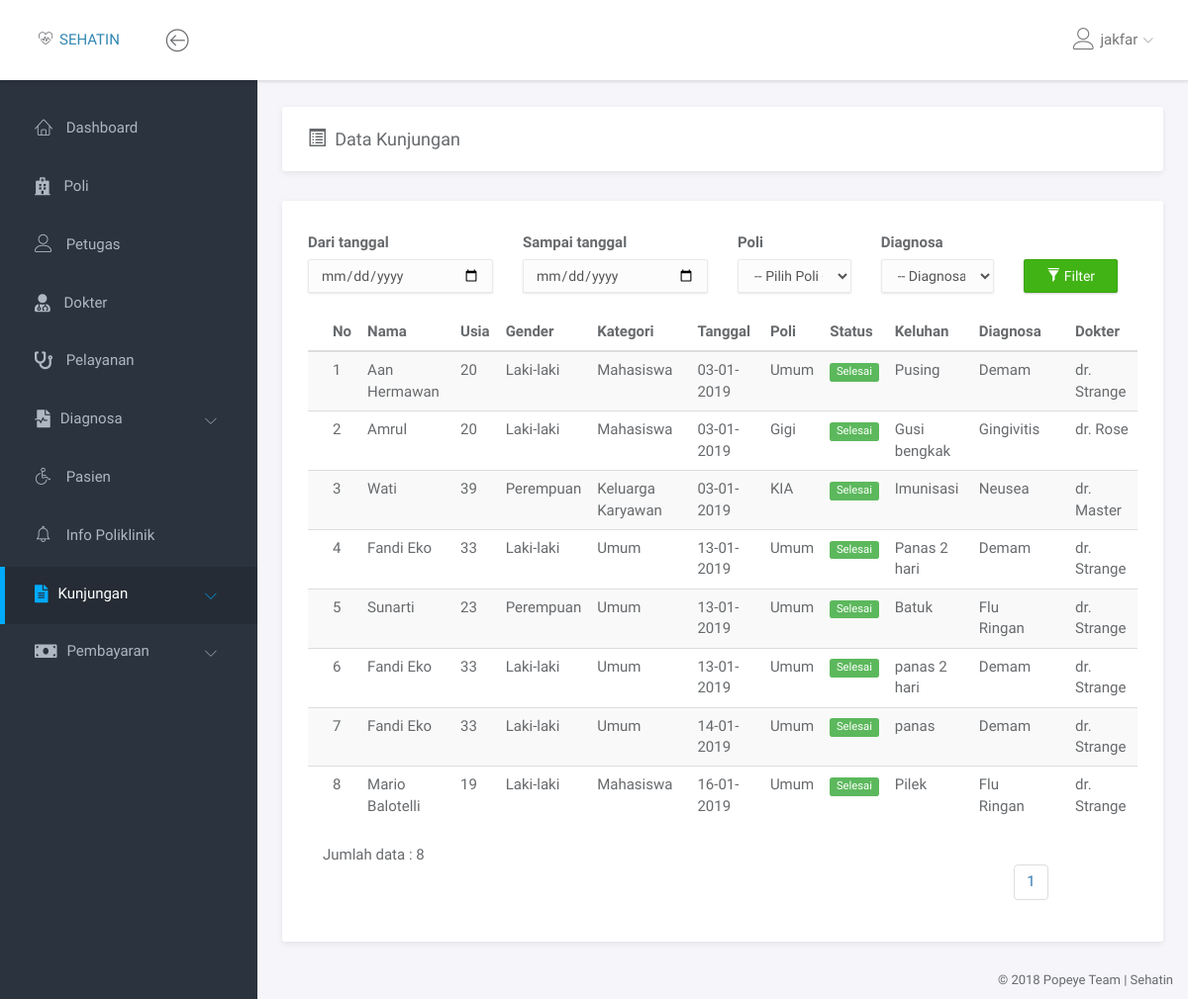
The page /kunjungan/semua_kunjungan.php (signed in) on the database its author committed.
### tables this page shows
CREATE TABLE `pasien` (
  `id_pasien` int(11) NOT NULL,
  `no_identitas` varchar(16) NOT NULL,
  `nama` varchar(50) NOT NULL,
  `tmpt_lahir` varchar(30) NOT NULL,
  `tgl_lahir` date NOT NULL,
  `gender` enum('Laki-laki','Perempuan') NOT NULL,
  `alamat` varchar(60) NOT NULL,
  `no_hp` varchar(13) NOT NULL,
  `pendidikan` varchar(5) NOT NULL,
  `status_perkawinan` enum('Belum Kawin','Kawin') NOT NULL,
  `kategori` enum('Umum','Karyawan','Keluarga Karyawan','Mahasiswa') NOT NULL
);

### kunjungan/semua_kunjungan.php (the view, shortened to what this page needs)
<!doctype html>
<html lang="en">
<head>
<link rel="stylesheet" href="../assets/vendor/bootstrap/css/bootstrap.min.css">
<link rel="stylesheet" href="../assets/vendor/font-awesome/css/font-awesome.min.css">
<link rel="stylesheet" href="../assets/vendor/linearicons/style.css">
<link rel="stylesheet" href="../assets/vendor/chartist/css/chartist-custom.css">
<link rel="stylesheet" href="../assets/css/main.css">
</head>
<body>
<div id="wrapper">
  <?php
  include '../dashboard/navbar.php';
  include '../dashboard/left_sidebar.php';
  ?>
  <div class="main">
    <div class="main-content">
      <div class="container-fluid">
        <div class="panel">
          <div class="panel-heading">
           <div class="row">
             <div class="col-md-4">
              <h1 class="panel-title"><i class="glyphicon glyphicon-list-alt"></i>&ensp;Data Kunjungan</h1>
             </div>
             <div class="col-md-1 col-md-offset-7">
             </div>
           </div>
          </div>
        </div>
        <div class="row">
          <div class="col-md-12">
            <div class="panel">
              <br>
                  <div class="panel-body">
                    <form action="" method="GET">
                      <div class="row">
                        <div class="col-md-3">
                          <label for="">Dari tanggal</label>
                          <input type="date" name="dari" class="form-control" value="<?php echo(isset($_GET['dari']) ? $_GET['dari'] : "" ) ?>">
                        </div>
                        <div class="col-md-3">
                          <label for="">Sampai tanggal</label>
                          <input type="date" name="sampai" class="form-control" value="<?php echo(isset($_GET['sampai']) ? $_GET['sampai'] : "" ) ?>">
                        </div>
                        <div class="col-md-2">
                          <label for="">Poli</label>
                          <select name="poli" class="form-control">
                            <option value="">-- Pilih Poli --</option>
                          </select>
                        </div>
                        <div class="col-md-2">
                          <label>Diagnosa</label>
                          <select name="diagnosa" class="form-control">
                            <option value="">-- Diagnosa --</option>
                          </select>
                        </div>
                        <div class="col-md-2">
                          <br>
                          <button style="margin-top: 5px;" type="submit" name="submit" value="submit" class="btn btn-success"><i class="glyphicon glyphicon-filter"></i>&nbsp;Filter</button>
                        </div>
                      </div>
                    </form>
                    <br>
                    <div class="table-responsive">
                      <table class="table table-striped table-hover">
                        <thead>
                          <tr>
                            <th>No</th>
                            <th>Nama</th>
                            <th>Usia</th>
                            <th>Gender</th>
                            <th>Kategori</th>
                            <th>Tanggal</th>
                            <th>Poli</th>
                            <th>Status</th>
                            <th>Keluhan</th>
                            <th>Diagnosa</th>
                            <th>Dokter</th>
                          </tr>
                        </thead>
                        <tbody>
                          <?php
                          $no = 1;
                          if (isset($_GET['submit'])) {
                            if (!empty($_GET['dari']) && !empty($_GET['sampai']) && !empty($_GET['poli']) && !empty($_GET['diagnosa'])) {
                               $query = "SELECT DISTINCT p.*, a.status, a.waktu, a.keluhan, poli.poli, dg.diagnosa, d.nm_dokter FROM pasien p INNER JOIN antrian a ON a.id_pasien = p.id_pasien INNER JOIN poli ON a.id_poli = poli.id_poli INNER JOIN pemeriksaan pm ON pm.id_antrian = a.id_antrian INNER JOIN dokter d ON d.id_dokter = pm.id_dokter INNER JOIN diagnosa dg ON dg.id_diagnosa = pm.id_diagnosa WHERE a.waktu BETWEEN '$_GET[dari] 00:00:00' AND '$_GET[sampai] 23:59:59' AND a.id_poli = '$_GET[poli]' AND pm.id_diagnosa = '$_GET[diagnosa]' ORDER BY a.waktu ASC";
                            }
                            elseif (!empty($_GET['dari']) && !empty($_GET['sampai']) && empty($_GET['poli']) && empty($_GET['diagnosa'])) {
                              $query = "SELECT DISTINCT p.*, a.status, a.waktu, a.keluhan, poli.poli, dg.diagnosa, d.nm_dokter FROM pasien p INNER JOIN antrian a ON a.id_pasien = p.id_pasien INNER JOIN poli ON a.id_poli = poli.id_poli INNER JOIN pemeriksaan pm ON pm.id_antrian = a.id_antrian INNER JOIN dokter d ON d.id_dokter = pm.id_dokter INNER JOIN diagnosa dg ON dg.id_diagnosa = pm.id_diagnosa WHERE a.waktu BETWEEN '$_GET[dari] 00:00:00' AND '$_GET[sampai] 23:59:59' ORDER BY a.waktu ASC";
                            }
                            elseif( empty($_GET['dari']) && empty($_GET['sampai']) && !empty($_GET['poli']) && empty($_GET['diagnosa'])) {
                              $query = "SELECT DISTINCT p.*, a.status, a.waktu, a.keluhan, poli.poli, dg.diagnosa, d.nm_dokter FROM pasien p INNER JOIN antrian a ON a.id_pasien = p.id_pasien INNER JOIN poli ON a.id_poli = poli.id_poli INNER JOIN pemeriksaan pm ON pm.id_antrian = a.id_antrian INNER JOIN dokter d ON d.id_dokter = pm.id_dokter INNER JOIN diagnosa dg ON dg.id_diagnosa = pm.id_diagnosa WHERE a.id_poli = '$_GET[poli]' ORDER BY a.waktu ASC";
                            }
                            elseif( !empty($_GET['dari']) && !empty($_GET['sampai']) && !empty($_GET['poli']) && empty($_GET['diagnosa'])) {
                              $query = "SELECT DISTINCT p.*, a.status, a.waktu, a.keluhan, poli.poli, dg.diagnosa, d.nm_dokter FROM pasien p INNER JOIN antrian a ON a.id_pasien = p.id_pasien INNER JOIN poli ON a.id_poli = poli.id_poli INNER JOIN pemeriksaan pm ON pm.id_antrian = a.id_antrian INNER JOIN dokter d ON d.id_dokter = pm.id_dokter INNER JOIN diagnosa dg ON dg.id_diagnosa = pm.id_diagnosa WHERE a.waktu BETWEEN '$_GET[dari] 00:00:00:00' AND '$_GET[sampai] 23:59:59' AND a.id_poli = '$_GET[poli]' ORDER BY a.waktu ASC";
                            }
                            elseif( !empty($_GET['dari']) && !empty($_GET['sampai']) && empty($_GET['poli']) && !empty($_GET['diagnosa'])) {
                              $query = "SELECT DISTINCT p.*, a.status, a.waktu, a.keluhan, poli.poli, dg.diagnosa, d.nm_dokter FROM pasien p INNER JOIN antrian a ON a.id_pasien = p.id_pasien INNER JOIN poli ON a.id_poli = poli.id_poli INNER JOIN pemeriksaan pm ON pm.id_antrian = a.id_antrian INNER JOIN dokter d ON d.id_dokter = pm.id_dokter INNER JOIN diagnosa dg ON dg.id_diagnosa = pm.id_diagnosa WHERE a.waktu BETWEEN '$_GET[dari] 00:00:00:00' AND '$_GET[sampai] 23:59:59' AND pm.id_diagnosa = '$_GET[diagnosa]' ORDER BY a.waktu ASC";
                            }
                            elseif( empty($_GET['dari']) && empty($_GET['sampai']) && !empty($_GET['poli']) && !empty($_GET['diagnosa'])) {
                              $query = "SELECT DISTINCT p.*, a.status, a.waktu, a.keluhan, poli.poli, dg.diagnosa, d.nm_dokter FROM pasien p INNER JOIN antrian a ON a.id_pasien = p.id_pasien INNER JOIN poli ON a.id_poli = poli.id_poli INNER JOIN pemeriksaan pm ON pm.id_antrian = a.id_antrian INNER JOIN dokter d ON d.id_dokter = pm.id_dokter INNER JOIN diagnosa dg ON dg.id_diagnosa = pm.id_diagnosa WHERE a.id_poli = '$_GET[poli]' AND pm.id_diagnosa = '$_GET[diagnosa]' ORDER BY a.waktu ASC";
                            }
                            elseif( empty($_GET['dari']) && empty($_GET['sampai']) && empty($_GET['poli']) && !empty($_GET['diagnosa'])) {
                              $query = "SELECT DISTINCT p.*, a.status, a.waktu, a.keluhan, poli.poli, dg.diagnosa, d.nm_dokter FROM pasien p INNER JOIN antrian a ON a.id_pasien = p.id_pasien INNER JOIN poli ON a.id_poli = poli.id_poli INNER JOIN pemeriksaan pm ON pm.id_antrian = a.id_antrian INNER JOIN dokter d ON d.id_dokter = pm.id_dokter INNER JOIN diagnosa dg ON dg.id_diagnosa = pm.id_diagnosa WHERE pm.id_diagnosa = '$_GET[diagnosa]' ORDER BY a.waktu ASC";
                            }
                          }
                          else{
                            $halaman = 10;
                            $page = isset($_GET['halaman']) ? (int)$_GET['halaman'] : 1;
                            $mulai = ($page > 1) ? ($page * $halaman) - $halaman : 0;
                            $query = "SELECT DISTINCT p.*, a.status, a.waktu, a.keluhan, poli.poli, dg.diagnosa, d.nm_dokter FROM pasien p INNER JOIN antrian a ON a.id_pasien = p.id_pasien INNER JOIN poli ON a.id_poli = poli.id_poli INNER JOIN pemeriksaan pm ON pm.id_antrian = a.id_antrian INNER JOIN dokter d ON d.id_dokter = pm.id_dokter INNER JOIN diagnosa dg ON dg.id_diagnosa = pm.id_diagnosa ORDER BY a.waktu ASC LIMIT $mulai, $halaman";
                            $ttl = mysqli_query($con, "SELECT COUNT(*) AS jml_pasien FROM antrian");
                            $jml_pasien = mysqli_fetch_assoc($ttl);
                            $pages = ceil($jml_pasien['jml_pasien'] / $halaman);
                            $no = $mulai + 1;
                          }
                          $result = mysqli_query($con, $query);
                          $jml = mysqli_num_rows($result);
                          foreach ($result as $val) {
                            $today = new DateTime();
                            $tgl_lahir = new DateTime($val['tgl_lahir']);
                            $usia = $today->diff($tgl_lahir)->y;
                            $t = explode(" ", $val['waktu']);
                            $time = date("d-m-Y", strtotime($t[0]));
                            echo "<tr>
                            <td>$no</td>
                            <td>$val[nama]</td>
                            <td>$usia</td>
                            <td>$val[gender]</td>
                            <td>$val[kategori]</td>
                            <td>$time</td>
                            <td>$val[poli]</td>
                            <td><span class='label label-success'>$val[status]</span></td>
                            <td>$val[keluhan]</td>
                            <td>$val[diagnosa]</td>
                            <td>$val[nm_dokter]</td>
                            </tr>
                            ";
                            $no++;
                          }
                          ?>
                        </tbody>
                      </table>
                    </div>
                    <div class="rows">
                    <div class="col-md-2">
                      <span>Jumlah data : <?php echo $jml ?></span>
                    </div>
                    <?php if (!isset($_GET['submit'])): ?>
                      <div class="col-md-2 col-md-offset-8">
                        <ul class="pagination">
                          <?php for ($i=1; $i <= $pages ; $i++) { ?>
                            <li> <a href="?halaman=<?php echo $i ?>" class="<?php echo $i==$_GET['halaman'] ? 'active' : '' ?>"> <?php echo $i ?> </a> </li>
                          <?php } ?>
                        </ul>
                      </div>
                    <?php endif; ?>
                    </div>
              </div>
            </div>
          </div>
        </div>
      </div>
    </div>
  </div>
  <?php include '../dashboard/footer.php'; ?>
  </div>
</body>
</html>

### assets/css/main.css (style rules this page uses)
html { position: relative; min-height: 100%; }
body { background-color: #F3F5F8; font-family: "Source Sans Pro", sans-serif; font-size: 15px; color: #676a6d; }
a { color: #3287B2; }
th { font-weight: 600; }
#wrapper .main { -webkit-transition: all 0.3s ease-in-out; -moz-transition: all 0.3s ease-in-out; -ms-transition: all 0.3s ease-in-out; -o-transition: all 0.3s ease-in-out; transition: all 0.3s ease-in-out; width: calc(100% - 260px); left: 0; position: relative; float: right; background-color: #f5f5fa; }
#wrapper #sidebar-nav, #wrapper .main { padding-top: 80px; }
.main-content { padding: 28px 10px; }
.form-control { -moz-box-shadow: 0px 1px 2px 0 rgba(0, 0, 0, 0.1); -webkit-box-shadow: 0px 1px 2px 0 rgba(0, 0, 0, 0.1); box-shadow: 0px 1px 2px 0 rgba(0, 0, 0, 0.1); -webkit-border-radius: 2px; -moz-border-radius: 2px; border-radius: 2px; border-color: #eaeaea; background-color: #fcfcfc; }
.btn { -webkit-border-radius: 2px; -moz-border-radius: 2px; border-radius: 2px; -moz-box-shadow: 0px 1px 2px 0 rgba(0, 0, 0, 0.2); -webkit-box-shadow: 0px 1px 2px 0 rgba(0, 0, 0, 0.2); box-shadow: 0px 1px 2px 0 rgba(0, 0, 0, 0.2); padding: 6px 22px; }
.btn-success { background-color: #41B314; border-color: #3ca512; }
.panel { -webkit-border-radius: 3px; -moz-border-radius: 3px; border-radius: 3px; -moz-box-shadow: 0 2px 6px rgba(0, 0, 0, 0.08); -webkit-box-shadow: 0 2px 6px rgba(0, 0, 0, 0.08); box-shadow: 0 2px 6px rgba(0, 0, 0, 0.08); background-color: #fff; margin-bottom: 30px; }
.panel .panel-heading, .panel .panel-body, .panel .panel-footer { padding-left: 25px; padding-right: 25px; }
.panel .panel-heading { padding-top: 20px; padding-bottom: 20px; position: relative; }
.panel .panel-heading .panel-title { margin: 0; font-size: 18px; font-weight: 300; }
.panel .panel-body { padding-top: 10px; padding-bottom: 15px; }
.panel .table > thead > tr > td:first-child, .panel .table > thead > tr > th:first-child, .panel .table > tbody > tr > td:first-child, .panel .table > tbody > tr > th:first-child, .panel .table > tfoot > tr > td:first-child, .panel .table > tfoot > tr > th:first-child { padding-left: 25px; }
.panel .table > thead > tr > td:last-child, .panel .table > thead > tr > th:last-child, .panel .table > tbody > tr > td:last-child, .panel .table > tbody > tr > th:last-child, .panel .table > tfoot > tr > td:last-child, .panel .table > tfoot > tr > th:last-child { padding-left: 25px; }
.label { font-weight: normal; }

### rows shown on the page
pasien: nama "Aan Hermawan", gender "Laki-laki", kategori "Mahasiswa", time "03-01-2019", val "Umum", val "Selesai", val "Pusing", val "Demam", val "dr. Strange"
pasien: nama "Amrul", gender "Laki-laki", kategori "Mahasiswa", time "03-01-2019", val "Gigi", val "Selesai", val "Gusi bengkak", val "Gingivitis", val "dr. Rose"
pasien: nama "Wati", gender "Perempuan", kategori "Keluarga Karyawan", time "03-01-2019", val "KIA", val "Selesai", val "Imunisasi", val "Neusea", val "dr. Master"
pasien: nama "Fandi Eko", gender "Laki-laki", kategori "Umum", time "13-01-2019", val "Umum", val "Selesai", val "Panas 2 hari", val "Demam", val "dr. Strange", val "panas 2 hari", time "14-01-2019", val "panas"
pasien: nama "Sunarti", gender "Perempuan", kategori "Umum", time "13-01-2019", val "Umum", val "Selesai", val "Batuk", val "Flu Ringan", val "dr. Strange"
pasien: nama "Mario Balotelli", gender "Laki-laki", kategori "Mahasiswa", time "16-01-2019", val "Umum", val "Selesai", val "Pilek", val "Flu Ringan", val "dr. Strange"

### other values the page prints
$_SESSION['username'] "jakfar"
$jml "8"
